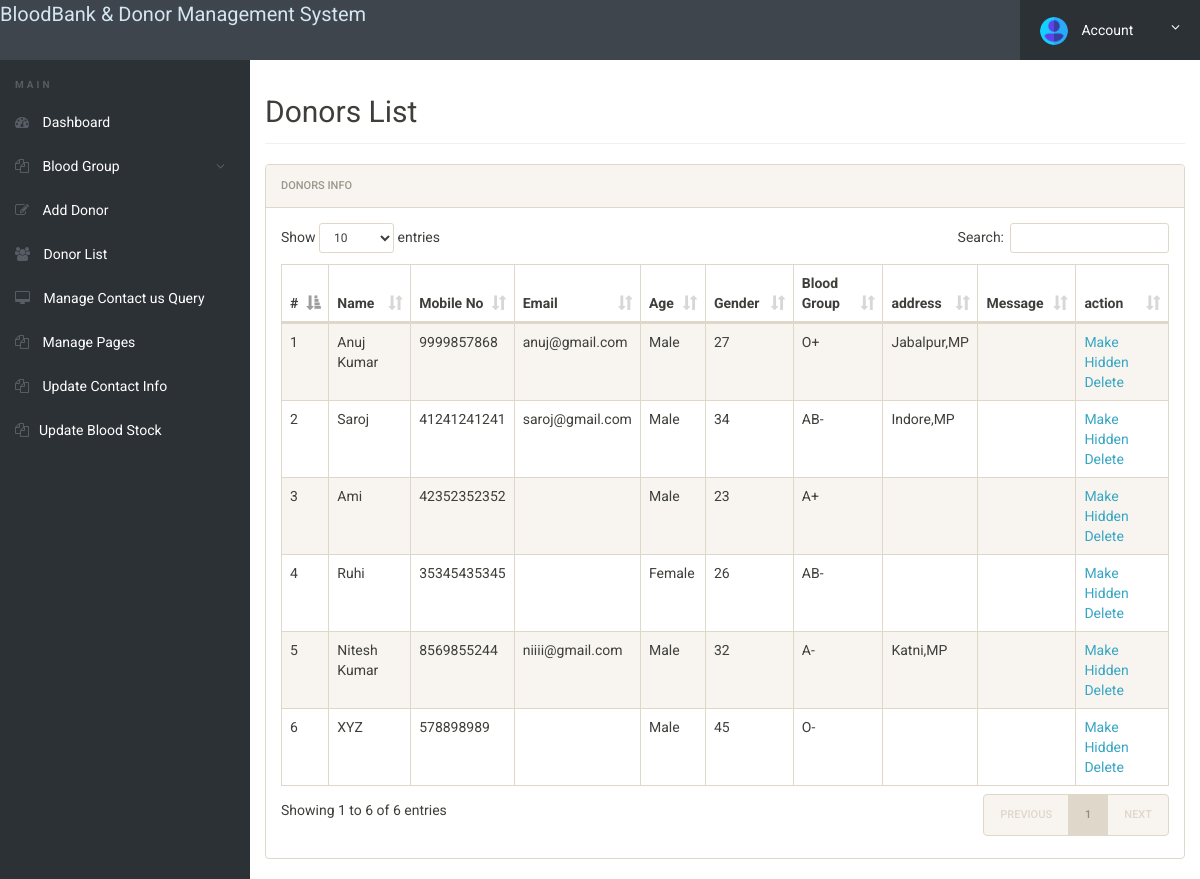
Page /bbdms/admin/donor-list.php (signed in) on the committed database.
### tables this page shows
CREATE TABLE IF NOT EXISTS `tblblooddonars` (
  `id` int(11) NOT NULL AUTO_INCREMENT,
  `FullName` varchar(100) DEFAULT NULL,
  `MobileNumber` char(11) DEFAULT NULL,
  `EmailId` varchar(100) DEFAULT NULL,
  `Gender` varchar(20) DEFAULT NULL,
  `Age` int(11) DEFAULT NULL,
  `BloodGroup` varchar(20) DEFAULT NULL,
  `Address` varchar(255) DEFAULT NULL,
  `PostingDate` timestamp NOT NULL DEFAULT CURRENT_TIMESTAMP,
  `status` int(1) DEFAULT NULL,
  PRIMARY KEY (`id`)
);

### bbdms/admin/donor-list.php (the view, shortened to what this page needs)
<?php
include('includes/config.php');
if(strlen($_SESSION['alogin'])==0)
	{
header('location:index.php');
}
else{
 ?>
<!doctype html>
<html lang="en" class="no-js">
<head>
	<link rel="stylesheet" href="css/font-awesome.min.css">
	<link rel="stylesheet" href="css/bootstrap.min.css">
	<link rel="stylesheet" href="css/dataTables.bootstrap.min.css">
	<link rel="stylesheet" href="css/bootstrap-social.css">
	<link rel="stylesheet" href="css/bootstrap-select.css">
	<link rel="stylesheet" href="css/fileinput.min.css">
	<link rel="stylesheet" href="css/awesome-bootstrap-checkbox.css">
	<link rel="stylesheet" href="css/style.css">
</head>
<body>
	<?php include('includes/header.php');?>
	<div class="ts-main-content">
		<?php include('includes/leftbar.php');?>
		<div class="content-wrapper">
			<div class="container-fluid">
				<div class="row">
					<div class="col-md-12">
						<h2 class="page-title">Donors List</h2>
						<div class="panel panel-default">
							<div class="panel-heading">Donors Info</div>
							<div class="panel-body">
			<table id="zctb" class="display table table-striped table-bordered table-hover" cellspacing="0" width="100%">
									<thead>
										<tr>
										<th>#</th>
											<th>Name</th>
											<th>Mobile No</th>
											<th>Email</th>
											<th>Age</th>
											<th>Gender</th>
											<th>Blood Group</th>
											<th>address</th>
											<th>Message </th>
											<th>action </th>
										</tr>
									</thead>
									<tbody>
<?php $sql = "SELECT * from  tblblooddonars ";
$query = $dbh -> prepare($sql);
$query->execute();
$results=$query->fetchAll(PDO::FETCH_OBJ);
$cnt=1;
if($query->rowCount() > 0)
{
foreach($results as $result)
{				?>
										<tr>
											<td><?php echo htmlentities($cnt);?></td>
											<td><?php echo htmlentities($result->FullName);?></td>
											<td><?php echo htmlentities($result->MobileNumber);?></td>
											<td><?php echo htmlentities($result->EmailId);?></td>
											<td><?php echo htmlentities($result->Gender);?></td>
											<td><?php echo htmlentities($result->Age);?></td>
											<td><?php echo htmlentities($result->BloodGroup);?></td>
											<td><?php echo htmlentities($result->Address);?></td>
											<td><?php echo htmlentities($result->Message);?></td>
										<td>
<?php if($result->status==1)
{?>
<a href="donor-list.php?hidden=<?php echo htmlentities($result->id);?>" onclick="return confirm('Do you really want to hide this detail')"> Make Hidden</a>
<?php } else {?>
<a href="donor-list.php?public=<?php echo htmlentities($result->id);?>" onclick="return confirm('Do you really want to Public this detail')"> Make Public</a>
<?php } ?>
<a href="donor-list.php?del=<?php echo htmlentities($result->id);?>" onclick="return confirm('Do you really want to delete this record')"> Delete</a>
</td>
										</tr>
										<?php $cnt=$cnt+1; }} ?>
									</tbody>
								</table>
							</div>
						</div>
					</div>
				</div>
			</div>
		</div>
	</div>
</body>
</html>
<?php } ?>

### bbdms/admin/css/style.css (style rules this page uses)
html { font-size: 14px; }
@media only screen and (min-width: 480px) { html { font-size: 17px; } }
@media only screen and (min-width: 768px) { html { font-size: 14px; } }
body { font-size: 1em; }
a { color: #37a6c4; }
.panel { overflow: hidden; }
.page-title { padding-bottom: 15px; margin-bottom: 20px; border-bottom: 1px solid #f0f0f0; }
.ts-main-content .content-wrapper { padding-top: 15px; margin-top: 60px; }
@media only screen and (min-width: 992px) { .ts-main-content .content-wrapper { margin-left: 250px; } }

### rows in the picture
tblblooddonars: FullName "Anuj Kumar", MobileNumber "9999857868", EmailId "anuj@gmail.com", Gender "Male", Age "27", BloodGroup "O+", Address "Jabalpur,MP"
tblblooddonars: FullName "Saroj", MobileNumber "41241241241", EmailId "saroj@gmail.com", Gender "Male", Age "34", BloodGroup "AB-", Address "Indore,MP"
tblblooddonars: FullName "Ami", MobileNumber "42352352352", Gender "Male", Age "23", BloodGroup "A+"
tblblooddonars: FullName "Ruhi", MobileNumber "35345435345", Gender "Female", Age "26", BloodGroup "AB-"
tblblooddonars: FullName "Nitesh Kumar", MobileNumber "8569855244", EmailId "niiii@gmail.com", Gender "Male", Age "32", BloodGroup "A-", Address "Katni,MP"
tblblooddonars: FullName "XYZ", MobileNumber "578898989", Gender "Male", Age "45", BloodGroup "O-"
